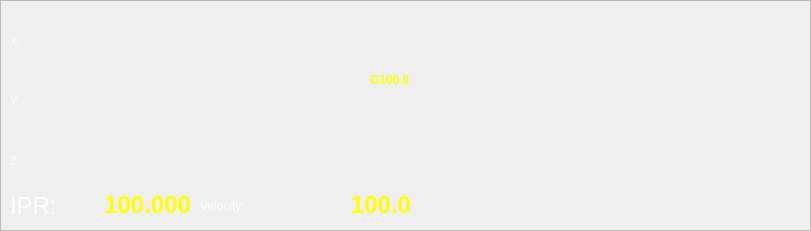
   <widget class="QFrame" name="frame">
    <property name="enabled">
     <bool>true</bool>
    </property>
    <property name="geometry">
     <rect>
      <x>210</x>
      <y>10</y>
      <width>811</width>
      <height>231</height>
     </rect>
    </property>
    <property name="styleSheet">
     <string notr="true">#frame{
border-image: url(/home/chris/emc-dev/configs/sim/qtscreen/backgound_blue.png) 0 0 0 0 stretch stretch;}</string>
    </property>
    <property name="frameShape">
     <enum>QFrame::StyledPanel</enum>
    </property>
    <property name="frameShadow">
     <enum>QFrame::Raised</enum>
    </property>
    <widget class="DROLabel" name="drolabel">
     <property name="geometry">
      <rect>
       <x>80</x>
       <y>10</y>
       <width>291</width>
       <height>61</height>
      </rect>
     </property>
     <property name="styleSheet">
      <string notr="true">color: rgb(255, 255, 255);
font: 75 48pt &quot;Noto Sans&quot;;</string>
     </property>
     <property name="frameShape">
      <enum>QFrame::NoFrame</enum>
     </property>
     <property name="textFormat">
      <enum>Qt::AutoText</enum>
     </property>
     <property name="Qreference_type" stdset="0">
      <number>1</number>
     </property>
    </widget>
    <widget class="DROLabel" name="drolabel_2">
     <property name="geometry">
      <rect>
       <x>80</x>
       <y>70</y>
       <width>291</width>
       <height>61</height>
      </rect>
     </property>
     <property name="styleSheet">
      <string notr="true">font: 75 48pt &quot;Noto Sans&quot;;
color: rgb(255, 255, 255);</string>
     </property>
     <property name="Qjoint_number" stdset="0">
      <number>1</number>
     </property>
     <property name="Qreference_type" stdset="0">
      <number>1</number>
     </property>
    </widget>
    <widget class="DROLabel" name="drolabel_3">
     <property name="geometry">
      <rect>
       <x>80</x>
       <y>130</y>
       <width>291</width>
       <height>61</height>
      </rect>
     </property>
     <property name="styleSheet">
      <string notr="true">font: 75 48pt &quot;Noto Sans&quot;;
color: rgb(255, 255, 255);</string>
     </property>
     <property name="Qjoint_number" stdset="0">
      <number>2</number>
     </property>
     <property name="Qreference_type" stdset="0">
      <number>1</number>
     </property>
    </widget>
    <widget class="QLabel" name="label_18">
     <property name="geometry">
      <rect>
       <x>10</x>
       <y>11</y>
       <width>72</width>
       <height>61</height>
      </rect>
     </property>
     <property name="styleSheet">
      <string notr="true">color: rgb(255, 255, 255);
font: 75 48pt &quot;Noto Sans&quot;;</string>
     </property>
     <property name="text">
      <string>X</string>
     </property>
    </widget>
    <widget class="QLabel" name="label_19">
     <property name="geometry">
      <rect>
       <x>10</x>
       <y>70</y>
       <width>72</width>
       <height>61</height>
      </rect>
     </property>
     <property name="styleSheet">
      <string notr="true">color: rgb(255, 255, 255);
font: 75 48pt &quot;Noto Sans&quot;;</string>
     </property>
     <property name="text">
      <string>Y</string>
     </property>
    </widget>
    <widget class="QLabel" name="label_20">
     <property name="geometry">
      <rect>
       <x>10</x>
       <y>130</y>
       <width>72</width>
       <height>61</height>
      </rect>
     </property>
     <property name="styleSheet">
      <string notr="true">color: rgb(255, 255, 255);
font: 75 48pt &quot;Noto Sans&quot;;</string>
     </property>
     <property name="text">
      <string>Z</string>
     </property>
    </widget>
    <widget class="StatusLabel" name="state_label_7">
     <property name="geometry">
      <rect>
       <x>280</x>
       <y>190</y>
       <width>131</width>
       <height>31</height>
      </rect>
     </property>
     <property name="text">
      <string>&lt;html&gt;&lt;head/&gt;&lt;body&gt;&lt;p&gt;  &lt;span style=&quot; font-weight:600; font-size:18pt; color:#ffff00;&quot;&gt;100.0&lt;/span&gt;&lt;/p&gt;&lt;/body&gt;&lt;/html&gt;</string>
     </property>
     <property name="textFormat">
      <enum>Qt::RichText</enum>
     </property>
     <property name="alignment">
      <set>Qt::AlignRight|Qt::AlignTrailing|Qt::AlignVCenter</set>
     </property>
     <property name="textTemplate" stdset="0">
      <string>&lt;html&gt;&lt;head/&gt;&lt;body&gt;&lt;p&gt;  &lt;span style=&quot; font-weight:600; font-size:18pt; color:#ffff00;&quot;&gt;%3.1f&lt;/span&gt;&lt;/p&gt;&lt;/body&gt;&lt;/html&gt;</string>
     </property>
     <property name="feed_override_status" stdset="0">
      <bool>false</bool>
     </property>
     <property name="spindle_override_status" stdset="0">
      <bool>false</bool>
     </property>
     <property name="current_feedrate_status" stdset="0">
      <bool>true</bool>
     </property>
    </widget>
    <widget class="StateLabel" name="StateLabel">
     <property name="geometry">
      <rect>
       <x>370</x>
       <y>40</y>
       <width>41</width>
       <height>22</height>
      </rect>
     </property>
     <property name="text">
      <string/>
     </property>
     <property name="true_textTemplate" stdset="0">
      <string>&lt;html&gt;&lt;head/&gt;&lt;body&gt;&lt;p&gt;&lt;span style=&quot; font-weight:600; color:#ffff00;&quot;&gt;MM&lt;/span&gt;&lt;/p&gt;&lt;/body&gt;&lt;/html&gt;</string>
     </property>
     <property name="false_textTemplate" stdset="0">
      <string/>
     </property>
    </widget>
    <widget class="GCodeGraphics" name="Graphics">
     <property name="geometry">
      <rect>
       <x>420</x>
       <y>0</y>
       <width>400</width>
       <height>231</height>
      </rect>
     </property>
    </widget>
    <widget class="StateLabel" name="StateLabel_2">
     <property name="geometry">
      <rect>
       <x>370</x>
       <y>10</y>
       <width>51</width>
       <height>22</height>
      </rect>
     </property>
     <property name="text">
      <string/>
     </property>
     <property name="metric_mode_status" stdset="0">
      <bool>false</bool>
     </property>
     <property name="diameter_mode_status" stdset="0">
      <bool>true</bool>
     </property>
     <property name="true_textTemplate" stdset="0">
      <string>&lt;html&gt;&lt;head/&gt;&lt;body&gt;&lt;p&gt;&lt;span style=&quot; font-weight:600; color:#ffff00;&quot;&gt;DIAM&lt;/span&gt;&lt;/p&gt;&lt;/body&gt;&lt;/html&gt;</string>
     </property>
     <property name="false_textTemplate" stdset="0">
      <string/>
     </property>
    </widget>
    <widget class="StatusLabel" name="state_label_9">
     <property name="geometry">
      <rect>
       <x>100</x>
       <y>190</y>
       <width>91</width>
       <height>31</height>
      </rect>
     </property>
     <property name="text">
      <string>&lt;html&gt;&lt;head/&gt;&lt;body&gt;&lt;p&gt;  &lt;span style=&quot; font-weight:600; font-size:18pt; color:#ffff00;&quot;&gt;100.000&lt;/span&gt;&lt;/p&gt;&lt;/body&gt;&lt;/html&gt;</string>
     </property>
     <property name="textFormat">
      <enum>Qt::RichText</enum>
     </property>
     <property name="alignment">
      <set>Qt::AlignRight|Qt::AlignTrailing|Qt::AlignVCenter</set>
     </property>
     <property name="textTemplate" stdset="0">
      <string>&lt;html&gt;&lt;head/&gt;&lt;body&gt;&lt;p&gt;  &lt;span style=&quot; font-weight:600; font-size:18pt; color:#ffff00;&quot;&gt;%3.3f&lt;/span&gt;&lt;/p&gt;&lt;/body&gt;&lt;/html&gt;</string>
     </property>
     <property name="feed_override_status" stdset="0">
      <bool>false</bool>
     </property>
     <property name="spindle_override_status" stdset="0">
      <bool>false</bool>
     </property>
     <property name="current_feedrate_status" stdset="0">
      <bool>false</bool>
     </property>
     <property name="current_FPU_status" stdset="0">
      <bool>true</bool>
     </property>
    </widget>
    <widget class="StatusLabel" name="state_label_8">
     <property name="geometry">
      <rect>
       <x>370</x>
       <y>70</y>
       <width>51</width>
       <height>21</height>
      </rect>
     </property>
     <property name="midLineWidth">
      <number>0</number>
     </property>
     <property name="text">
      <string>&lt;html&gt;&lt;head/&gt;&lt;body&gt;&lt;p&gt;&lt;span style=&quot; font-weight:600; color:#ffff00;&quot;&gt;G100.0&lt;/span&gt;&lt;/p&gt;&lt;/body&gt;&lt;/html&gt;</string>
     </property>
     <property name="textFormat">
      <enum>Qt::RichText</enum>
     </property>
     <property name="textTemplate" stdset="0">
      <string>&lt;html&gt;&lt;head/&gt;&lt;body&gt;&lt;p&gt;&lt;span style=&quot; font-weight:600; color:#ffff00;&quot;&gt;G%s&lt;/span&gt;&lt;/p&gt;&lt;/body&gt;&lt;/html&gt;</string>
     </property>
     <property name="feed_override_status" stdset="0">
      <bool>false</bool>
     </property>
     <property name="user_system_status" stdset="0">
      <bool>true</bool>
     </property>
    </widget>
    <widget class="QLabel" name="label_22">
     <property name="geometry">
      <rect>
       <x>200</x>
       <y>190</y>
       <width>101</width>
       <height>31</height>
      </rect>
     </property>
     <property name="styleSheet">
      <string notr="true">color: rgb(255, 255, 255);
font: 75 18pt &quot;Noto Sans&quot;;</string>
     </property>
     <property name="text">
      <string>Velocity:</string>
     </property>
     <property name="textFormat">
      <enum>Qt::AutoText</enum>
     </property>
    </widget>
    <widget class="StateLabel" name="statelabel_3">
     <property name="enabled">
      <bool>true</bool>
     </property>
     <property name="geometry">
      <rect>
       <x>10</x>
       <y>191</y>
       <width>81</width>
       <height>31</height>
      </rect>
     </property>
     <property name="text">
      <string>&lt;html&gt;&lt;head/&gt;&lt;body&gt;&lt;p&gt;&lt;span style=&quot; font-size:18pt; color:#fffffd;&quot;&gt;IPR:&lt;/span&gt;&lt;/p&gt;&lt;/body&gt;&lt;/html&gt;</string>
     </property>
     <property name="textFormat">
      <enum>Qt::AutoText</enum>
     </property>
     <property name="true_textTemplate" stdset="0">
      <string>&lt;html&gt;&lt;head/&gt;&lt;body&gt;&lt;p&gt;&lt;span style=&quot; font-size:18pt; color:#fffffd;&quot;&gt;mmPR:&lt;/span&gt;&lt;/p&gt;&lt;/body&gt;&lt;/html&gt;</string>
     </property>
     <property name="false_textTemplate" stdset="0">
      <string>&lt;html&gt;&lt;head/&gt;&lt;body&gt;&lt;p&gt;&lt;span style=&quot; font-size:18pt; color:#fffffd;&quot;&gt;IPR:&lt;/span&gt;&lt;/p&gt;&lt;/body&gt;&lt;/html&gt;</string>
     </property>
    </widget>
   </widget>
